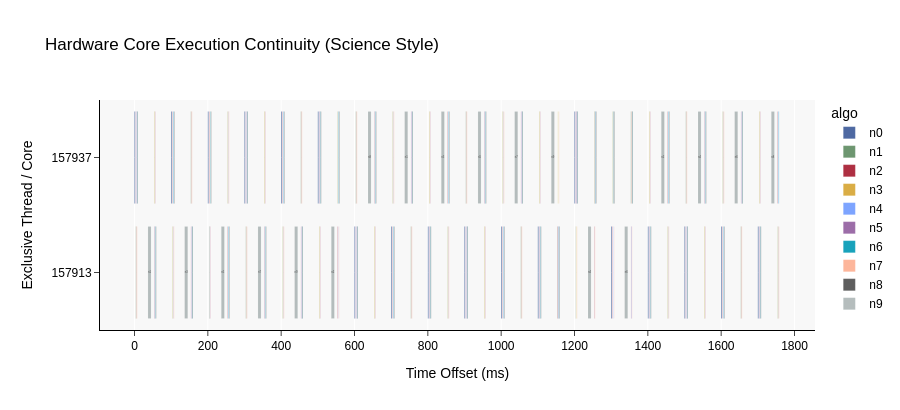

Notebook code cell kept with this figure:
### Code cell
draw_px_gantt(ros2_analysis_df)
